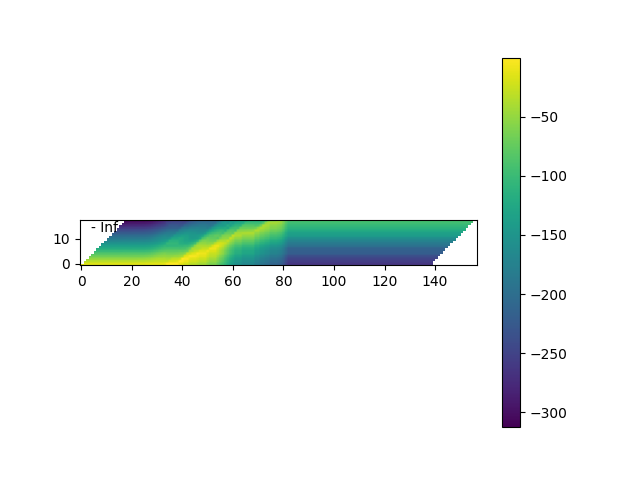

Reproduce this figure in Python.
#!/usr/bin/env/python3
"""
Recipe for "direct" (speech -> semantics) SLU with ASR-based transfer learning.

We encode input waveforms into features using a model trained on LibriSpeech,
then feed the features into a seq2seq model to map them to semantics.

(Adapted from the LibriSpeech seq2seq ASR recipe written by Ju-Chieh Chou, Mirco Ravanelli, Abdel Heba, and Peter Plantinga.)

Run using:
> python train.py hparams/train.yaml

Authors
 * Loren Lugosch 2020
 * Mirco Ravanelli 2020
"""

import sys
import torch
import speechbrain as sb
import logging
from hyperpyyaml import load_hyperpyyaml
from speechbrain.utils.distributed import run_on_main
from speechbrain.utils.data_utils import undo_padding

logger = logging.getLogger(__name__)

# Define training procedure

show_results_every = 100  # plots results every N iterations

class ASR(sb.Brain):
    def compute_forward(self, batch, stage):
        """Forward computations from the waveform batches to the output probabilities."""
        batch = batch.to(self.device)
        wavs, wav_lens = batch.sig
        tokens_with_bos, token_with_bos_lens = batch.tokens_bos
        wavs, wav_lens = wavs.to(self.device), wav_lens.to(self.device)

        # Forward pass
        feats = self.hparams.compute_features(wavs)
        feats = self.modules.normalize(feats, wav_lens)

        # Add augmentation if specified
        if stage == sb.Stage.TRAIN:
            if hasattr(self.modules, "augmentation"):
                feats = self.modules.augmentation(feats)

        x = self.modules.enc(feats.detach())
        e_in = self.modules.emb(tokens_with_bos)
        h, _ = self.modules.dec(e_in)
        # Joint network
        # add labelseq_dim to the encoder tensor: [B,T,H_enc] => [B,T,1,H_enc]
        # add timeseq_dim to the decoder tensor: [B,U,H_dec] => [B,1,U,H_dec]
        joint = self.modules.Tjoint(x.unsqueeze(2), h.unsqueeze(1))

        # Output layer for transducer log-probabilities
        logits_transducer = self.modules.transducer_lin(joint)

        # Compute outputs
        if stage == sb.Stage.TRAIN:
            return_CTC = False
            return_CE = False
            current_epoch = self.hparams.epoch_counter.current
            if (
                hasattr(self.hparams, "ctc_cost")
                and current_epoch <= self.hparams.number_of_ctc_epochs
            ):
                return_CTC = True
                # Output layer for ctc log-probabilities
                out_ctc = self.modules.enc_lin(x)
                p_ctc = self.hparams.log_softmax(out_ctc)
            if (
                hasattr(self.hparams, "ce_cost")
                and current_epoch <= self.hparams.number_of_ce_epochs
            ):
                return_CE = True
                # Output layer for ctc log-probabilities
                p_ce = self.modules.dec_lin(h)
                p_ce = self.hparams.log_softmax(p_ce)
            if return_CE and return_CTC:
                return p_ctc, p_ce, logits_transducer, wav_lens
            elif return_CTC:
                return p_ctc, logits_transducer, wav_lens
            elif return_CE:
                return p_ce, logits_transducer, wav_lens
            else:
                return logits_transducer, wav_lens

        elif stage == sb.Stage.VALID:
            best_hyps, scores, _, _ = self.hparams.beam_searcher(x)
            return logits_transducer, wav_lens, best_hyps
        else:
            (
                best_hyps,
                best_scores,
                nbest_hyps,
                nbest_scores,
            ) = self.hparams.beam_searcher(x)
            return logits_transducer, wav_lens, best_hyps

    def compute_objectives(self, predictions, batch, stage):
        """Computes the loss (Transducer+(CTC+NLL)) given predictions and targets."""

        ids = batch.id
        current_epoch = self.hparams.epoch_counter.current
        tokens, token_lens = batch.tokens
        tokens_eos, token_eos_lens = batch.tokens_eos

        if stage == sb.Stage.TRAIN:
            if len(predictions) == 4:
                p_ctc, p_ce, logits_transducer, wav_lens = predictions
                CTC_loss = self.hparams.ctc_cost(
                    p_ctc, tokens, wav_lens, token_lens
                )
                CE_loss = self.hparams.ce_cost(
                    p_ce, tokens_eos, length=token_eos_lens
                )
                loss_transducer = self.hparams.transducer_cost(
                    logits_transducer, tokens, wav_lens, token_lens
                )
                loss = (
                    self.hparams.ctc_weight * CTC_loss
                    + self.hparams.ce_weight * CE_loss
                    + (1 - (self.hparams.ctc_weight + self.hparams.ce_weight))
                    * loss_transducer
                )
            elif len(predictions) == 3:
                # one of the 2 heads (CTC or CE) is still computed
                # CTC alive
                if current_epoch <= self.hparams.number_of_ctc_epochs:
                    p_ctc, p_transducer, wav_lens = predictions
                    CTC_loss = self.hparams.ctc_cost(
                        p_ctc, tokens, wav_lens, token_lens
                    )
                    loss_transducer = self.hparams.transducer_cost(
                        logits_transducer, tokens, wav_lens, token_lens
                    )
                    loss = (
                        self.hparams.ctc_weight * CTC_loss
                        + (1 - self.hparams.ctc_weight) * loss_transducer
                    )
                # CE for decoder alive
                else:
                    p_ce, logits_transducer, wav_lens = predictions
                    CE_loss = self.hparams.ce_cost(
                        p_ce, tokens_eos, length=token_eos_lens
                    )
                    # Transducer loss use logits from RNN-T model.
                    loss_transducer = self.hparams.transducer_cost(
                        logits_transducer, tokens, wav_lens, token_lens
                    )
                    loss = (
                        self.hparams.ce_weight * CE_loss
                        + (1 - self.hparams.ctc_weight) * loss_transducer
                    )
            else:
                logits_transducer, wav_lens = predictions
                # Transducer loss use logits from RNN-T model.
                loss = self.hparams.transducer_cost(
                    logits_transducer, tokens, wav_lens, token_lens
                )
        else:
            logits_transducer, wav_lens, predicted_tokens = predictions
            # Transducer loss use logits from RNN-T model.
            loss = self.hparams.transducer_cost(
                logits_transducer, tokens, wav_lens, token_lens
            )

        if stage != sb.Stage.TRAIN:

            # Decode token terms to words
            predicted_words = self.tokenizer(
                predicted_tokens, task="decode_from_list"
            )

            # Convert indices to words
            target_words = undo_padding(tokens, token_lens)
            target_words = self.tokenizer(target_words, task="decode_from_list")

            self.wer_metric.append(ids, predicted_words, target_words)
            self.cer_metric.append(ids, predicted_words, target_words)

        return loss

    def fit_batch(self, batch):
        """Train the parameters given a single batch in input"""
        predictions = self.compute_forward(batch, sb.Stage.TRAIN)
        loss = self.compute_objectives(predictions, batch, sb.Stage.TRAIN)
        loss.backward()
        if self.check_gradients(loss):
            self.optimizer.step()
        self.optimizer.zero_grad()
        return loss.detach()

    def evaluate_batch(self, batch, stage):
        """Computations needed for validation/test batches"""
        predictions = self.compute_forward(batch, stage=stage)
        with torch.no_grad():
            loss = self.compute_objectives(predictions, batch, stage=stage)
        return loss.detach()

    def on_stage_start(self, stage, epoch):
        """Gets called at the beginning of each epoch"""
        if stage != sb.Stage.TRAIN:
            self.cer_metric = self.hparams.cer_computer()
            self.wer_metric = self.hparams.error_rate_computer()

    def on_stage_end(self, stage, stage_loss, epoch):
        """Gets called at the end of a epoch."""
        # Compute/store important stats
        stage_stats = {"loss": stage_loss}
        if stage == sb.Stage.TRAIN:
            self.train_stats = stage_stats
        else:
            stage_stats["CER"] = self.cer_metric.summarize("error_rate")
            stage_stats["WER"] = self.wer_metric.summarize("error_rate")

        # Perform end-of-iteration things, like annealing, logging, etc.
        if stage == sb.Stage.VALID:
            old_lr, new_lr = self.hparams.lr_annealing(stage_stats["loss"])
            sb.nnet.schedulers.update_learning_rate(self.optimizer, new_lr)

            self.hparams.train_logger.log_stats(
                stats_meta={"epoch": epoch, "lr": old_lr},
                train_stats=self.train_stats,
                valid_stats=stage_stats,
            )
            self.checkpointer.save_and_keep_only(
                meta={"WER": stage_stats["WER"]}, min_keys=["WER"],
            )
        elif stage == sb.Stage.TEST:
            self.hparams.train_logger.log_stats(
                stats_meta={"Epoch loaded": self.hparams.epoch_counter.current},
                test_stats=stage_stats,
            )
            with open(self.hparams.wer_file, "w") as w:
                self.wer_metric.write_stats(w)



class SLU(sb.Brain):
    def compute_forward(self, batch, stage):
        """Forward computations from the waveform batches to the output probabilities."""
        batch = batch.to(self.device)
        wavs, wav_lens = batch.sig
        tokens_bos, tokens_bos_lens = batch.tokens_bos

        # Add augmentation if specified
        if stage == sb.Stage.TRAIN:
            # Applying the augmentation pipeline
            wavs_aug_tot = []
            wavs_aug_tot.append(wavs)
            for count, augment in enumerate(self.hparams.augment_pipeline):

                # Apply augment
                wavs_aug = augment(wavs, wav_lens)

                # Managing speed change
                if wavs_aug.shape[1] > wavs.shape[1]:
                    wavs_aug = wavs_aug[:, 0 : wavs.shape[1]]
                else:
                    zero_sig = torch.zeros_like(wavs)
                    zero_sig[:, 0 : wavs_aug.shape[1]] = wavs_aug
                    wavs_aug = zero_sig

                wavs_aug_tot.append(wavs_aug)

            wavs = torch.cat(wavs_aug_tot, dim=0)
            self.n_augment = len(wavs_aug_tot)
            wav_lens = torch.cat([wav_lens] * self.n_augment)
            tokens_bos = torch.cat([tokens_bos] * self.n_augment)

        # ASR encoder forward pass

        # # pre-trained model
        # with torch.no_grad():
        #     ASR_encoder_out = self.hparams.asr_model.encode_batch(
        #         wavs.detach(), wav_lens
        #     )

        # # dump models
        # tgt_path = '/home/xli257/slu/temp/pre-test/'
        # torch.save(self.modules.enc, tgt_path + 'enc')
        # torch.save(self.modules.slu_enc, tgt_path + 'slu_enc')
        # torch.save(self.modules.dec_slu, tgt_path + 'dec_slu')
        # torch.save(self.modules.output_emb, tgt_path + 'output_emb')
        # torch.save(self.modules.seq_lin, tgt_path + 'seq_lin')

        # new model
        with torch.no_grad():
            feats = self.hparams.compute_features(wavs)
            feats, wavs, wav_lens = feats.to(self.device), wavs.to(self.device), wav_lens.to(self.device)
            feats = self.modules.normalize(feats, wav_lens)
        ASR_encoder_out = self.modules.enc(feats.detach())

        # SLU forward pass
        encoder_out = self.hparams.slu_enc(ASR_encoder_out)
        e_in = self.hparams.output_emb(tokens_bos)
        h, _ = self.hparams.dec_slu(e_in, encoder_out, wav_lens)

        # Output layer for seq2seq log-probabilities
        logits = self.hparams.seq_lin(h)
        p_seq = self.hparams.log_softmax(logits)

        # Compute outputs
        if (
            stage == sb.Stage.TRAIN
            and self.batch_count % show_results_every != 0
        ):
            return p_seq, wav_lens
        else:
            p_tokens, scores = self.hparams.beam_searcher(encoder_out, wav_lens)
            return p_seq, wav_lens, p_tokens

    def compute_objectives(self, predictions, batch, stage):
        """Computes the loss (NLL) given predictions and targets."""

        if (
            stage == sb.Stage.TRAIN
            and self.batch_count % show_results_every != 0
        ):
            p_seq, wav_lens = predictions
        else:
            p_seq, wav_lens, predicted_tokens = predictions

        ids = batch.id
        tokens_eos, tokens_eos_lens = batch.tokens_eos
        tokens, tokens_lens = batch.tokens

        if hasattr(self.hparams, "env_corrupt") and stage == sb.Stage.TRAIN:
            tokens_eos = torch.cat([tokens_eos, tokens_eos], dim=0)
            tokens_eos_lens = torch.cat(
                [tokens_eos_lens, tokens_eos_lens], dim=0
            )

        if stage == sb.Stage.TRAIN:
            tokens_eos = torch.cat([tokens_eos] * self.n_augment, dim=0)
            tokens_eos_lens = torch.cat(
                [tokens_eos_lens] * self.n_augment, dim=0
            )

        loss_seq = self.hparams.seq_cost(
            p_seq, tokens_eos, length=tokens_eos_lens
        )

        # (No ctc loss)
        loss = loss_seq

        if (stage != sb.Stage.TRAIN) or (
            self.batch_count % show_results_every == 0
        ):
            # Decode token terms to words
            predicted_semantics = [
                tokenizer.decode_ids(utt_seq).split(" ")
                for utt_seq in predicted_tokens
            ]

            target_semantics = [wrd.split(" ") for wrd in batch.semantics]

            for i in range(len(target_semantics)):
                print(" ".join(predicted_semantics[i]).replace("|", ","))
                print(" ".join(target_semantics[i]).replace("|", ","))
                print("")

            if stage != sb.Stage.TRAIN:
                self.wer_metric.append(
                    ids, predicted_semantics, target_semantics
                )
                self.cer_metric.append(
                    ids, predicted_semantics, target_semantics
                )

        return loss

    def fit_batch(self, batch):
        """Train the parameters given a single batch in input"""
        predictions = self.compute_forward(batch, sb.Stage.TRAIN)
        loss = self.compute_objectives(predictions, batch, sb.Stage.TRAIN)
        loss.backward()
        if self.check_gradients(loss):
            self.optimizer.step()
        self.optimizer.zero_grad()
        self.batch_count += 1
        return loss.detach()

    def evaluate_batch(self, batch, stage):
        """Computations needed for validation/test batches"""
        predictions = self.compute_forward(batch, stage=stage)
        loss = self.compute_objectives(predictions, batch, stage=stage)
        return loss.detach()

    def on_stage_start(self, stage, epoch):
        """Gets called at the beginning of each epoch"""
        self.batch_count = 0

        if stage != sb.Stage.TRAIN:

            self.cer_metric = self.hparams.cer_computer()
            self.wer_metric = self.hparams.error_rate_computer()

    def on_stage_end(self, stage, stage_loss, epoch):
        """Gets called at the end of a epoch."""
        # Compute/store important stats
        stage_stats = {"loss": stage_loss}
        if stage == sb.Stage.TRAIN:
            self.train_stats = stage_stats
        else:
            stage_stats["CER"] = self.cer_metric.summarize("error_rate")
            stage_stats["WER"] = self.wer_metric.summarize("error_rate")

        # Perform end-of-iteration things, like annealing, logging, etc.
        if stage == sb.Stage.VALID:
            old_lr, new_lr = self.hparams.lr_annealing(stage_stats["WER"])
            sb.nnet.schedulers.update_learning_rate(self.optimizer, new_lr)
            self.hparams.train_logger.log_stats(
                stats_meta={"epoch": epoch, "lr": old_lr},
                train_stats=self.train_stats,
                valid_stats=stage_stats,
            )
            self.checkpointer.save_and_keep_only(
                meta={"WER": stage_stats["WER"]}, min_keys=["WER"],
            )
        elif stage == sb.Stage.TEST:
            self.hparams.train_logger.log_stats(
                stats_meta={"Epoch loaded": self.hparams.epoch_counter.current},
                test_stats=stage_stats,
            )
            with open(self.hparams.wer_file, "w") as w:
                self.wer_metric.write_stats(w)


def dataio_prepare(hparams):
    """This function prepares the datasets to be used in the brain class.
    It also defines the data processing pipeline through user-defined functions."""

    data_folder = hparams["data_folder"]

    train_data = sb.dataio.dataset.DynamicItemDataset.from_csv(
        csv_path=hparams["csv_train"], replacements={"data_root": data_folder},
    )

    if hparams["sorting"] == "ascending":
        # we sort training data to speed up training and get better results.
        train_data = train_data.filtered_sorted(sort_key="duration")
        # when sorting do not shuffle in dataloader ! otherwise is pointless
        hparams["dataloader_opts"]["shuffle"] = False

    elif hparams["sorting"] == "descending":
        train_data = train_data.filtered_sorted(
            sort_key="duration", reverse=True
        )
        # when sorting do not shuffle in dataloader ! otherwise is pointless
        hparams["dataloader_opts"]["shuffle"] = False

    elif hparams["sorting"] == "random":
        pass

    else:
        raise NotImplementedError(
            "sorting must be random, ascending or descending"
        )

    valid_data = sb.dataio.dataset.DynamicItemDataset.from_csv(
        csv_path=hparams["csv_valid"], replacements={"data_root": data_folder},
    )
    valid_data = valid_data.filtered_sorted(sort_key="duration")

    test_data = sb.dataio.dataset.DynamicItemDataset.from_csv(
        csv_path=hparams["csv_test"], replacements={"data_root": data_folder},
    )
    test_data = test_data.filtered_sorted(sort_key="duration")

    datasets = [train_data, valid_data, test_data]

    tokenizer = hparams["tokenizer"]

    # 2. Define audio pipeline:
    @sb.utils.data_pipeline.takes("wav")
    @sb.utils.data_pipeline.provides("sig")
    def audio_pipeline(wav):
        sig = sb.dataio.dataio.read_audio(wav)
        return sig

    sb.dataio.dataset.add_dynamic_item(datasets, audio_pipeline)

    # 3. Define text pipeline:
    @sb.utils.data_pipeline.takes("semantics")
    @sb.utils.data_pipeline.provides(
        "semantics", "token_list", "tokens_bos", "tokens_eos", "tokens"
    )
    def text_pipeline(semantics):
        yield semantics
        tokens_list = tokenizer.encode_as_ids(semantics)
        yield tokens_list
        tokens_bos = torch.LongTensor([hparams["bos_index"]] + (tokens_list))
        yield tokens_bos
        tokens_eos = torch.LongTensor(tokens_list + [hparams["eos_index"]])
        yield tokens_eos
        tokens = torch.LongTensor(tokens_list)
        yield tokens

    sb.dataio.dataset.add_dynamic_item(datasets, text_pipeline)

    # 4. Set output:
    sb.dataio.dataset.set_output_keys(
        datasets,
        ["id", "sig", "semantics", "tokens_bos", "tokens_eos", "tokens"],
    )
    return train_data, valid_data, test_data, tokenizer


if __name__ == "__main__":

    # Load hyperparameters file with command-line overrides
    hparams_file, run_opts, overrides = sb.parse_arguments(sys.argv[1:])
    with open(hparams_file) as fin:
        hparams = load_hyperpyyaml(fin, overrides)


    # here we create the datasets objects as well as tokenization and encoding
    (train_set, valid_set, test_set, tokenizer,) = dataio_prepare(hparams)

    # We download and pretrain the tokenizer
    run_on_main(hparams["pretrainer"].collect_files)
    hparams["pretrainer"].load_collected(device=run_opts["device"])

    # Brain class initialization
    slu_brain = SLU(
        modules=hparams["modules"],
        opt_class=hparams["opt_class"],
        hparams=hparams,
        run_opts=run_opts,
        checkpointer=hparams["checkpointer"],
    )

    # adding objects to trainer:
    slu_brain.tokenizer = tokenizer

    # Test
    slu_brain.hparams.wer_file = hparams["output_folder"] + "/wer_test.txt"
    slu_brain.evaluate(test_set, test_loader_kwargs=hparams["dataloader_opts"])
